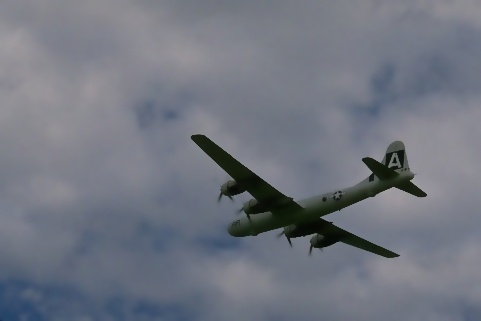
#> input picture 1.jpg, 481 x 321 px; its folder holds only this picture in this run
$ python histoEqua.py
#> lines starting #> are read from the running program, lines starting #| are printed output that depends on the picture
import cv2
import matplotlib.pyplot as plt
from tkinter import filedialog, Tk

# Hide Tkinter window
Tk().withdraw()

# Select image
file = filedialog.askopenfilename(title="Select a Color Image")
#> the answer given: 1.jpg

# Read color image
img = cv2.imread(file)
#> img is the input picture: shape (321, 481, 3); mean B, G, R 128.7, 117.8, 113.3

# Convert BGR to YCrCb
ycrcb = cv2.cvtColor(img, cv2.COLOR_BGR2YCrCb)
#> ycrcb: shape (321, 481, 3); mean of channels 0, 1, 2 117.7, 124.8, 134.2

# Equalize only the Y channel
ycrcb[:, :, 0] = cv2.equalizeHist(ycrcb[:, :, 0])
#> ycrcb: shape (321, 481, 3); mean of channels 0, 1, 2 129.9, 124.8, 134.2

# Convert back to BGR
equalized = cv2.cvtColor(ycrcb, cv2.COLOR_YCrCb2BGR)
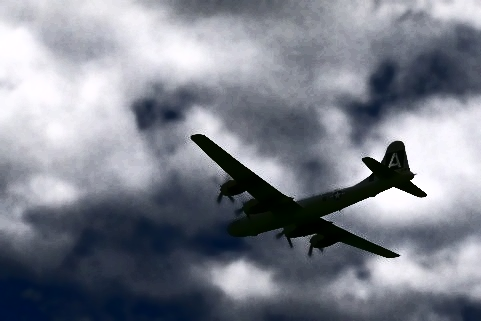
#> equalized: shape (321, 481, 3); mean B, G, R 141, 130, 125.6

# Show images
cv2.imshow("Original Image", img)
cv2.imshow("Equalized Image", equalized)

# Show Histograms (Y channel)
plt.figure(figsize=(10, 4))

plt.subplot(1, 2, 1)
plt.hist(cv2.cvtColor(img, cv2.COLOR_BGR2GRAY).ravel(), 256, [0, 256])
plt.title("Original Histogram")

plt.subplot(1, 2, 2)
plt.hist(cv2.cvtColor(equalized, cv2.COLOR_BGR2GRAY).ravel(), 256, [0, 256])
plt.title("Equalized Histogram")

plt.tight_layout()
plt.show()
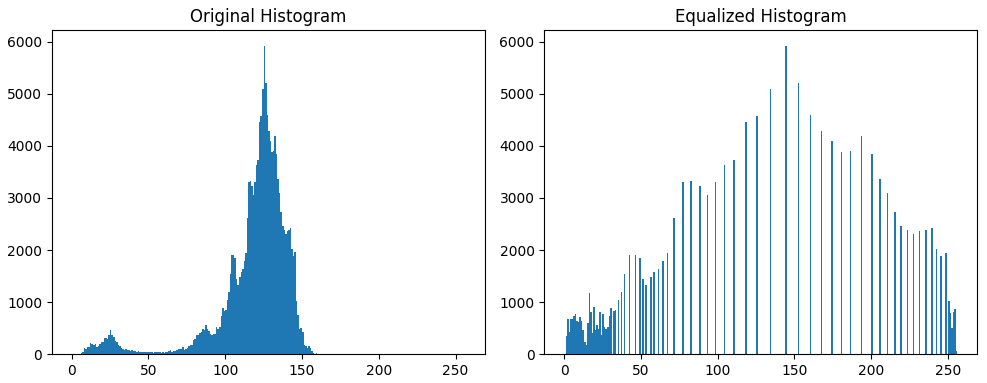
#> figure drawn by matplotlib, 2 panels; panel 1: tallest bar 5922 high, from x = 125 to 126; panel 2: tallest bar 5922 high, from x = 144 to 145

# Save equalized image
save = filedialog.asksaveasfilename(
    title="Save Equalized Image",
    defaultextension=".jpg",
    filetypes=[("JPEG Image", "*.jpg"), ("PNG Image", "*.png")]
)

if save:
    cv2.imwrite(save, equalized)

cv2.waitKey(0)
cv2.destroyAllWindows()

$ run again, on add.jpg
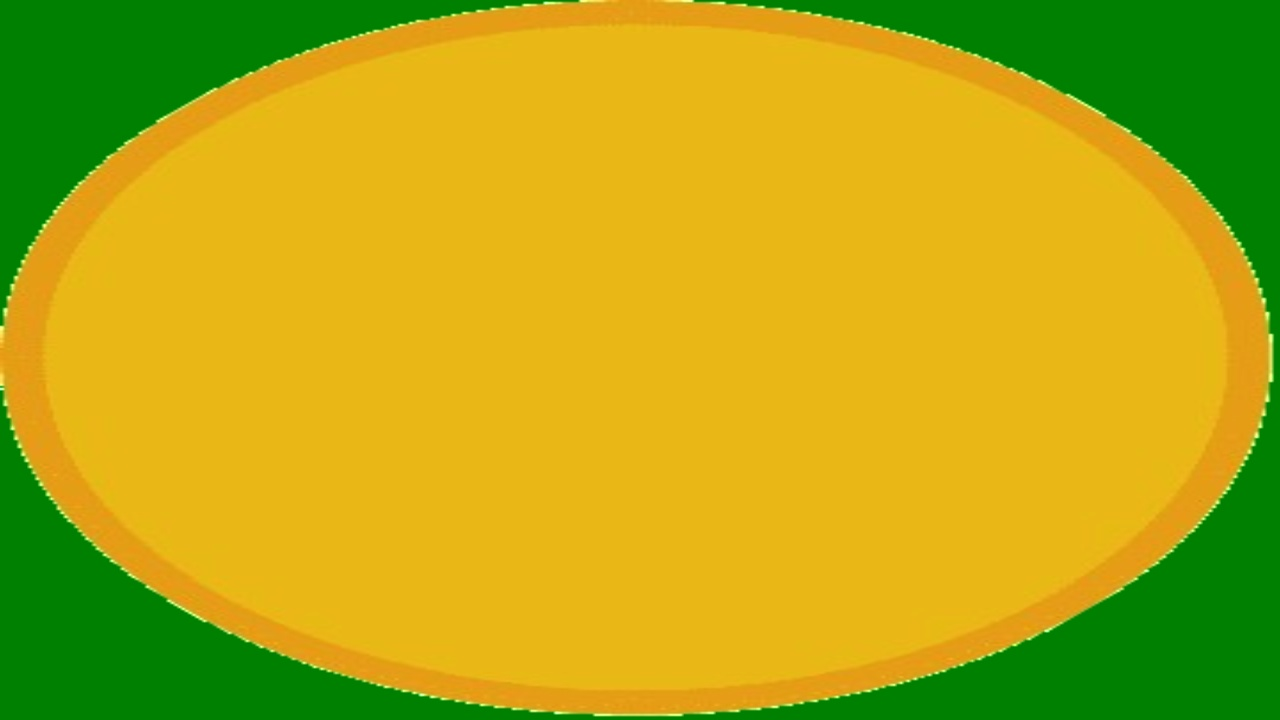
#> input picture add.jpg, 1280 x 720 px
#> img is the input picture: shape (720, 1280, 3); mean B, G, R 18, 168.7, 180.5
#> `equalized = cv2.cvtColor(ycrcb, cv2.COLOR_YCrCb2BGR)`:
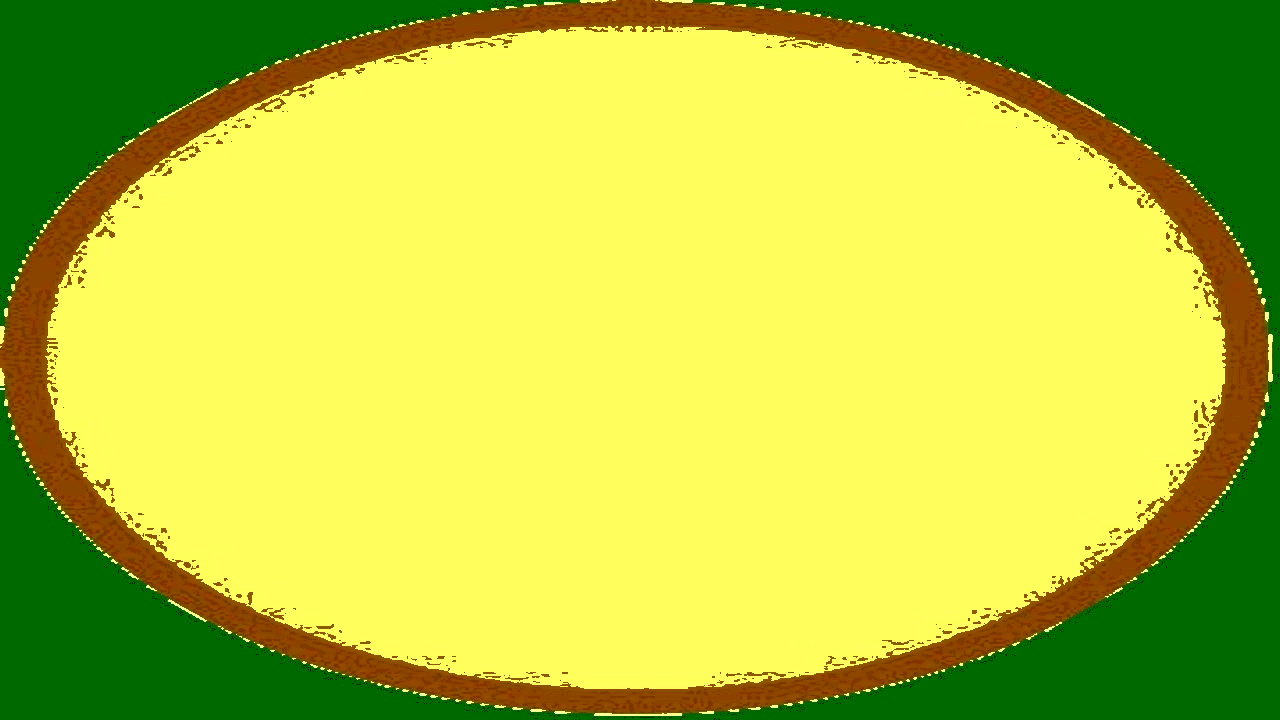
#> equalized: shape (720, 1280, 3); mean B, G, R 61.9, 199.8, 184.4
#> `plt.show()`:
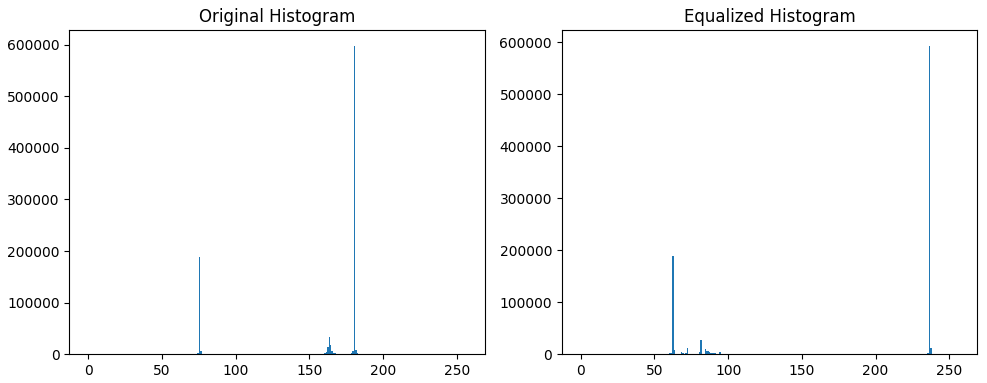
#> figure drawn by matplotlib, 2 panels; panel 1: tallest bar 597818 high, from x = 180 to 181; panel 2: tallest bar 592875 high, from x = 236 to 237
